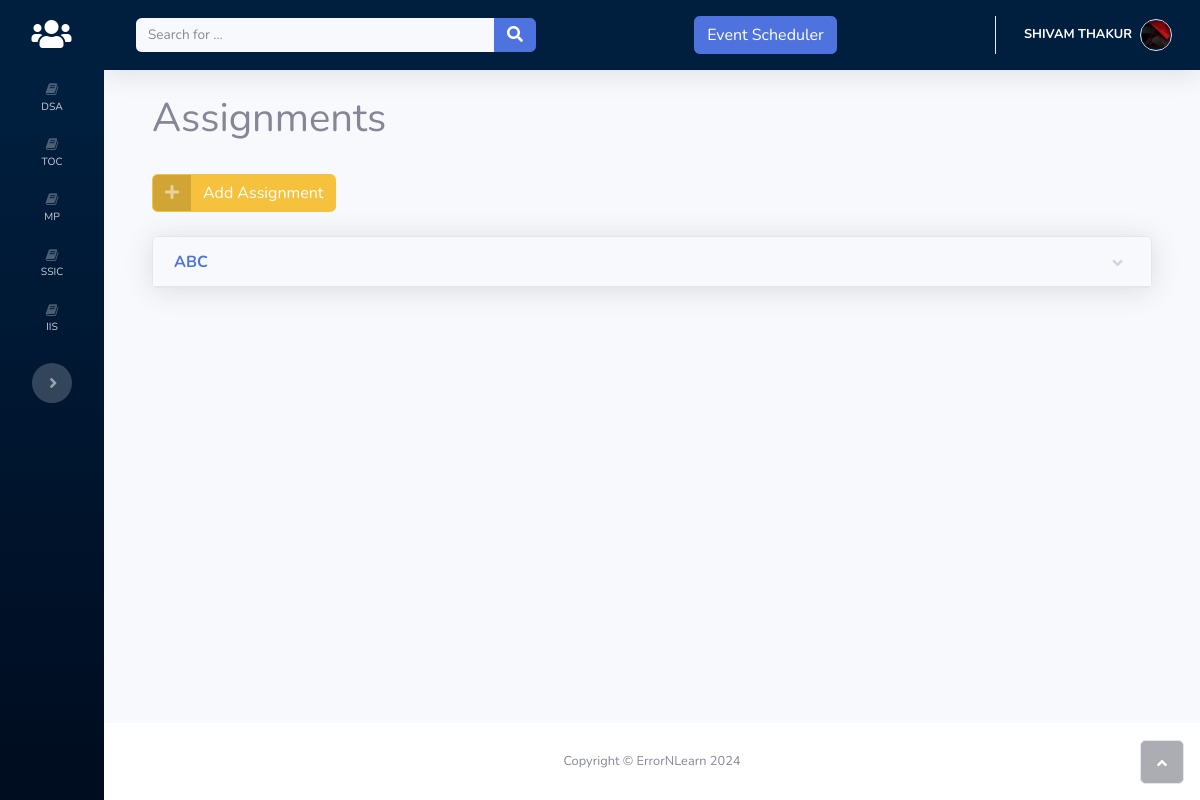
The app's page /teachers/assignments/17/ (signed in) with its own data.
### accounts/models.py (models this page shows, shortened)
class Classroom(models.Model):
    teacher = models.ForeignKey(
        "Teacher",
        on_delete=models.CASCADE,
        blank=False,
        related_name='classrooms')
    subject = models.CharField(
        _("Subject Name"),
        max_length=50,
        blank=False)
    code = models.SlugField(
        _("Subject Code"),
        max_length=10,
        default=random_string,
        unique=True)
    semester = models.PositiveIntegerField(
        blank=False,
        default=1,
        validators=[
            MaxValueValidator(8),
            MinValueValidator(1)
        ]
    )
    created_timestamp = models.DateTimeField(
        default=timezone.now,
        editable=False)
    class Meta:
        verbose_name = _("Classroom")
        verbose_name_plural = _("Classrooms")

class User(AbstractUser):
    is_student = models.BooleanField('student status', default=False)
    is_teacher = models.BooleanField('teacher status', default=False)

class Assignment(models.Model):
    title = models.CharField(
        _("section title"),
        max_length=150)
    section = models.ForeignKey(
        "Section",
        on_delete=models.CASCADE,
        related_name='assignments',
        blank=False)
    text = models.TextField()
    created_timestamp = models.DateTimeField(
        default=timezone.now,
        editable=False
    )
    deadline = models.DateTimeField(
        default=timezone.now,
        blank=False
    )
    file = models.FileField(
        upload_to=assignment_rename_upload_file,
        blank=True,
        max_length=999)
    class Meta:
        verbose_name = _("assignment")
        verbose_name_plural = _("assignments")

### teachers/views.py (the view)
# urls.py: path('assignments/<int:pk>/',           AssignmentsView,                name='assignments'),
def AssignmentsView(request, pk):
    context_dict = {}
    section = get_object_or_404(Section, pk=pk)
    context_dict['section'] = section
    return render(request, 'teachers/assignments.html', context=context_dict)

### teachers/templates/teachers/assignments.html (shortened to what this page needs)
{% extends 'teachers/base.html' %} {% load static %} {% block title %}Assignments{% endblock title %} {% block content %}
<div class="container-fluid">
    <h1>Assignments</h1>
    <br>
    <div>
        <a class="btn btn-warning btn-icon-split" role="button" href="{% url 'teachers:add_assignment' pk=section.pk %}"><span class="text-white-50 icon"><i class="fas fa-plus"></i></span><span class="text-white text">Add Assignment</span></a>
    </div>
    <br>
    {% for assignment in section.assignments.all|dictsortreversed:"created_timestamp" %}
    <div>
        <div class="shadow card"><a class="btn btn-link text-left card-header font-weight-bold" data-toggle="collapse" aria-expanded="true" aria-controls="collapse-4-{{assignment.pk|slugify}}" href="#collapse-4-{{assignment.pk|slugify}}" role="button">{{assignment.title}}</a>
        </div>
        <br>
    </div>
    {% endfor %}
</div>
{% endblock content %}

### teachers/templates/teachers/base.html (shortened to what this page needs)
<!DOCTYPE html>
{% load static %}
<html>
<head>
    <link rel="stylesheet" href="{% static 'teachers/bootstrap/css/bootstrap.min.css' %}" />
    <link rel="stylesheet" href="https://use.fontawesome.com/releases/v5.12.0/css/all.css" />
    <link rel="stylesheet" href="https://cdnjs.cloudflare.com/ajax/libs/font-awesome/4.7.0/css/font-awesome.min.css" />
    <link rel="stylesheet" href="{% static 'teachers/fonts/fontawesome5-overrides.min.css' %}" />
</head>
<body id="page-top">
    <div id="wrapper">
        <nav class="navbar navbar-dark align-items-start sidebar sidebar-dark accordion bg-gradient-primary p-0 toggled">
            <div class="container-fluid d-flex flex-column p-0">
                <a class="navbar-brand d-flex justify-content-center align-items-center sidebar-brand m-0" href="{% url 'teachers:dashboard' %}">
                    <div class="sidebar-brand-icon"><i class="fas fa-users"></i></div>
                </a>
                <ul class="navbar-nav text-light" id="accordionSidebar">
                    {% for classrom in user.teachers.classrooms.all %}
                    <li class="nav-item">
                        <a class="nav-link" href="{% url 'teachers:classroom_detail' code=classrom.code %}"><i class="fa fa-book"></i><span>{{ classrom.subject }}</span></a>
                    </li>
                    {% endfor %}
                </ul>
                <div class="text-center d-none d-md-inline">
                    <button class="btn rounded-circle border-0" id="sidebarToggle" type="button"></button>
                </div>
            </div>
        </nav>
        <div class="d-flex flex-column" id="content-wrapper">
            <div id="content">
                <nav class="navbar navbar-light navbar-expand bg-white shadow mb-4 topbar static-top" style="background-color: #001f3f;">
                    <div class="container-fluid">
                        <form class="form-inline d-none d-sm-inline-block mr-auto ml-md-3 my-2 my-md-0 mw-100 navbar-search">
                            <div class="input-group">
                                <input class="bg-light form-control border-0 small" type="text" placeholder="Search for ..." />
                                <div class="input-group-append">
                                    <button class="btn btn-primary py-0" type="button">
                                        <i class="fas fa-search"></i>
                                    </button>
                                </div>
                            </div>
                        </form>
                        <a class="btn btn-primary ml-3" role="button" href="{% url 'teachers:event_list' %}">
                            <span class="text-white">Event Scheduler</span>
                        </a>
                        <ul class="navbar-nav flex-nowrap ml-auto">
                            <li class="nav-item dropdown no-arrow">
                                <div class="nav-item dropdown no-arrow">
                                    <a class="dropdown-toggle nav-link" aria-expanded="false" data-toggle="dropdown" href="#"><span class="d-none d-lg-inline mr-2 text-gray-600 small"><b style="color:#ffffff">{{user.first_name|upper}} {{user.last_name|upper}}</b></span><img class="rounded-circle border img-profile" src="{% static 'teachers/img/avatars/2022-04-21_15-55-27-569_lQA2GHZJMk.png' %}" /></a>
                                </div>
                            </li>
                        </ul>
                    </div>
                </nav>
                <div class="container">
                    {% block content %}{% endblock content %}
                </div>
            </div>
            <footer class="bg-white sticky-footer">
                <div class="container my-auto">
                    <div class="text-center my-auto copyright">
                        <span>Copyright © ErrorNLearn 2024</span>
                    </div>
                </div>
            </footer>
        </div>
        <a class="border rounded d-inline scroll-to-top" href="#page-top"><i class="fas fa-angle-up"></i></a>
    </div>
</body>
</html>

### teachers/templates/teachers/base.html (style rules this page uses)
.sidebar { background-color: #001f3f; }
.bg-gradient-primary { background: linear-gradient(180deg, #001f3f 10%, #000c1f 100%); }
.navbar-light { background-color: #001f3f !important; }
.navbar-light .navbar-nav .nav-link { color: #ffffff; }
.sidebar .nav-link { color: #ffffff; }
.sidebar .nav-link i { color: #ffffff; }

### records on screen
Classroom: subject "DSA"
Classroom: subject "TOC"
Classroom: subject "MP"
Classroom: subject "SSIC"
Classroom: subject "IIS"
User: first_name "SHIVAM", last_name "THAKUR"
Assignment: title "ABC"
